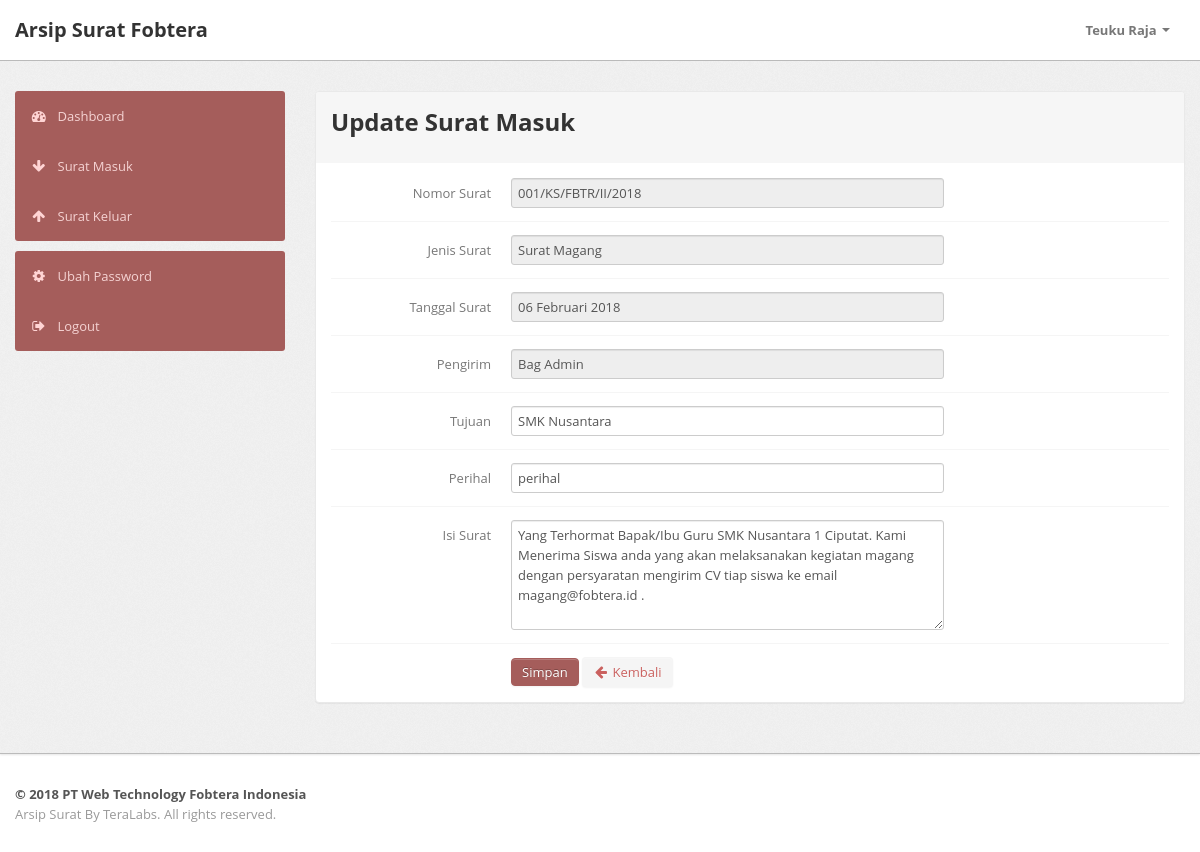
The page /proses/edit_outbox.php?id=6100001 (signed in) on the database its author committed.
### tables this page shows
CREATE TABLE IF NOT EXISTS `outbox` (
  `id_surat` int(7) NOT NULL AUTO_INCREMENT,
  `id_user` int(5) NOT NULL,
  `jenis` varchar(50) NOT NULL,
  `tanggal` date NOT NULL,
  `no_surat` varchar(50) NOT NULL,
  `pengirim` varchar(50) NOT NULL,
  `tujuan` varchar(50) NOT NULL,
  `perihal` varchar(50) NOT NULL,
  `isi` text NOT NULL,
  PRIMARY KEY (`id_surat`),
  KEY `id_user` (`id_user`)
);

### include/form.php (the view, shortened to what this page needs)
<?php
function buka_form(){
	echo '<form class="form-horizontal row-fluid" id="form" method="post">';
}
function buat_textbox($label, $nama, $placeholder, $value, $status){
						echo '<div class="control-group">
											<label class="control-label" for="basicinput">'.$label.'</label>
											<div class="controls">
												<input type="text" id="basicinput" placeholder="'.$placeholder.'" name="'.$nama.'" class="span8" value="'.$value.'" '.$status.'>
											</div>
										</div>';
}
function buat_textarea($label, $nama, $value){
						echo '<div class="control-group">
								<label class="control-label" for="basicinput">'.$label.'</label>
								<div class="controls">
									<textarea name="'.$nama.'" class="span8" rows="5">'.$value.'</textarea>
								</div>
							</div>';
}
function tutup_form($label,$back){
						echo '<div class="control-group">
								<div class="controls">
									<input name="submit" type="submit" class="btn btn-primary" value="'.$label.'"/>
									<a href="'.$back.'" class="btn btn-module"><i class="icon-arrow-left"></i> Kembali</a>
								</div>
							</div>
						</form>';
}
?>

### assets/css/theme.css (style rules this page uses)
body { font-size: 13px; font-family: 'Open Sans', Arial, sans-serif; background: #fff; color: #777 }
.btn-module { color: #ca615f; }
form { margin: 0 }
select, textarea, input[type="text"], input[type="password"], input[type="datetime"], input[type="datetime-local"], input[type="date"], input[type="month"], input[type="time"], input[type="week"], input[type="number"], input[type="email"], input[type="url"], input[type="search"], input[type="tel"], input[type="color"], .uneditable-input, label, input, button, select, textarea { -webkit-border-radius: 3px; -moz-border-radius: 3px; border-radius: 3px; font-size: 13px; font-family: 'Open Sans', Tahoma, Arial, sans-serif }
body [class^="icon-"], body [class*=" icon-"] { font-size: 14px; line-height: 20px; height: 20px }
.form-horizontal .control-group, .form-vertical .control-group { margin-bottom: 0 }
.form-horizontal .control-group+.control-group, .form-vertical .control-group+.control-group { margin-top: 13px; padding-top: 13px; border-top: 1px solid #f5f5f5 }
.btn, .btn-box { -webkit-border-radius: 3px; -moz-border-radius: 3px; border-radius: 3px }
.btn [class^="icon-"], .btn-box [class^="icon-"], .btn [class*=" icon-"], .btn-box [class*=" icon-"] { min-width: 16px; text-align: center; display: inline-block!important }
.btn { font-size: 13px; font-weight: 600 }
.btn { display: inline-block; margin-bottom: 0; font-weight: 400; text-align: center; vertical-align: middle; cursor: pointer; background-image: none; border: 1px solid transparent; white-space: nowrap; padding: 4px 10px; font-size: 13px; line-height: 1.42857; border-radius: 4px; -webkit-user-select: none; -moz-user-select: none; -ms-user-select: none; user-select: none }
.btn-primary { color: white; border-color: #a55d5b; background-color: #a55d5b; }

### rows shown on the page
outbox: no_surat "001/KS/FBTR/II/2018", jenis "Surat Magang", pengirim "Bag Admin", tujuan "SMK Nusantara", perihal "perihal", isi "Yang Terhormat Bapak/Ibu Guru SMK Nusantara 1 Ciputat. Kami Menerima Siswa anda yang akan melaksanakan kegiatan magang dengan persyaratan mengirim CV tiap siswa ke email magang@fobtera.id ."

### other values the page prints
$company_short_name "Fobtera"
$namausr "Teuku Raja"
$titlepage "Update Surat Masuk"
$label "Nomor Surat Jenis Surat Tanggal Surat Pengirim Tujuan Perihal"
$label "Isi Surat"
$build_year "2018"
$company_name "PT Web Technology Fobtera Indonesia"
